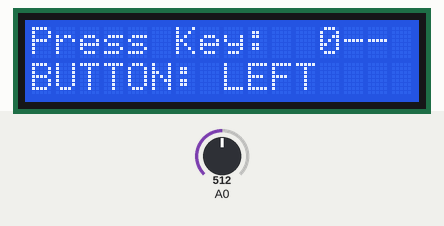
The sketch below on a simulated Arduino Uno, built with avr-gcc and run on an emulated ATmega328P. Parts: 16×2 character LCD. Inputs (shaded band) come from the test bench; at power-on: A0 = 512.

Above: at 1.2 s.
1.3 s: A0 set to 407
4.3 s: A0 set to 384
At 4.48 s:
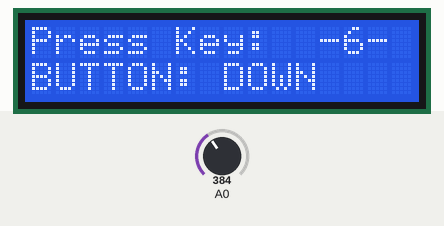
6.7 s: A0 set to 190
At 6.91 s:
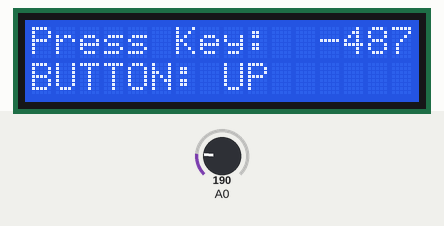
9.1 s: A0 set to 610
At 9.6 s:
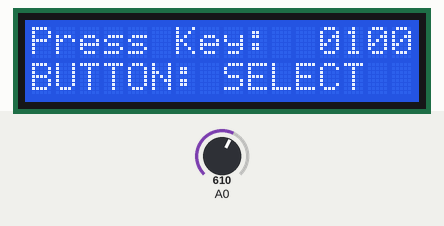
12.1 s: A0 set to 90
At 13.0 s:
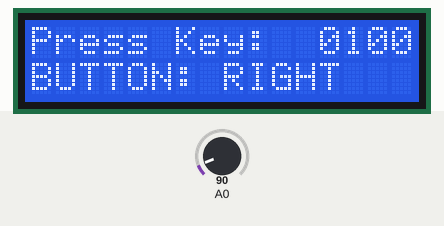
15.1 s: A0 set to 109
At 15.26 s:
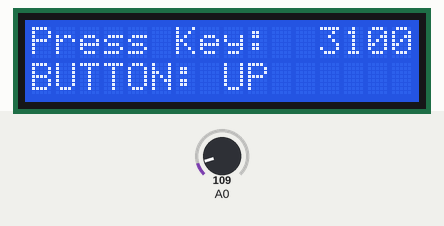
Timing chart, 0 to 18.1 s (numbered marks = the images above; inputs shaded):
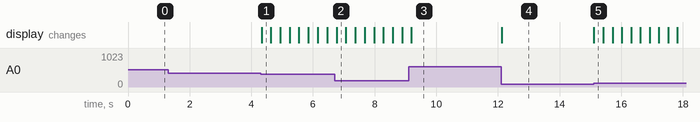

The sketch:

LCD_keypad_shield_02.ino
```cpp
/*
http://zelectro.cc/LCD_Keypad_shield
*/

#include <Wire.h> // добавляем необходимые библиотеки
#include <LiquidCrystal.h>

LiquidCrystal lcd(8, 9, 4, 5, 6, 7 );

// Нажатые кнопки
int button;
int n;
const int BUTTON_NONE   = 0;
const int BUTTON_RIGHT  = 1;
const int BUTTON_UP     = 2;
const int BUTTON_DOWN   = 3;
const int BUTTON_LEFT   = 4;
const int BUTTON_SELECT = 5;

int getPressedButton()
{
  // считываем значения с аналогового входа(A0)
  int buttonValue = analogRead(0);
  if (buttonValue < 100) {
    return BUTTON_RIGHT;
  }
  else if (buttonValue < 200) {
    return BUTTON_UP;
  }
  else if (buttonValue < 400) {
    return BUTTON_DOWN;
  }
  else if (buttonValue < 600) {
    return BUTTON_LEFT;
  }
  else if (buttonValue < 800) {
    return BUTTON_SELECT;
  }
  return BUTTON_NONE;
}

void setup()
{
  // set up the LCD's number of columns and rows:
  lcd.begin(16, 2);
  lcd.setCursor(0, 0);        //line=0, x=0
  lcd.print("Press Key:");
  n = 0;
  lcd.setCursor(12, 0);        //line=0, x=12
  lcd.print ("---");
  lcd.setCursor(12, 0);        //line=0, x=12
  lcd.print (n);
}

void loop()
{
  button = getPressedButton();
  switch (button)
  {
    case BUTTON_RIGHT: // при нажатии кнопки выводим следующий текст
      lcd.setCursor(0, 1);
      lcd.print("                 ");
      lcd.setCursor(0, 1);
      lcd.print("BUTTON: RIGHT");
      lcd.setCursor(12, 0);        //line=0, x=12
      lcd.print (n);
      break;
    case BUTTON_LEFT:
      lcd.setCursor(0, 1);
      lcd.print("                   ");
      lcd.setCursor(0, 1);
      lcd.print("BUTTON: LEFT");
      lcd.setCursor(12, 0);        //line=0, x=12
      lcd.print (n);
      break;
    case BUTTON_UP:
      lcd.setCursor(0, 1);
      lcd.print("                  ");
      lcd.setCursor(0, 1);
      lcd.print("BUTTON: UP");
      lcd.setCursor(12, 0);        //line=0, x=12
      n = n + 1;
      lcd.print (n);
      break;
    case BUTTON_DOWN:
      lcd.setCursor(0, 1);
      lcd.print("                ");
      lcd.setCursor(0, 1);
      lcd.print("BUTTON: DOWN");
      lcd.setCursor(12, 0);        //line=0, x=12
      n = n - 1;
      lcd.print (n);
      break;
    case BUTTON_SELECT:
      lcd.setCursor(0, 1);
      lcd.print("                 ");
      lcd.setCursor(0, 1);
      lcd.print("BUTTON: SELECT");
      lcd.setCursor(12, 0);        //line=0, x=12
      n = 0;
      lcd.print (n);
      break;
  }
}
```

Measured:
- the behaviour switches between 400 and 399 on A0 (found by bisection; images 0 and 1)
- the behaviour switches between 99 and 100 on A0 (found by bisection; images 4 and 5)
- after the input at 1.3 s, every drawn part: stays the same
- after the input at 4.3 s, the display: changes at once (image 1)
- after the input at 6.7 s, the display: changes after 0.06 s (image 2)
- after the input at 9.1 s, the display: changes after 0.10 s (image 3)
- after the input at 12.1 s, the display: changes at once (image 4)
- after the input at 15.1 s, the display: changes at once (image 5)
